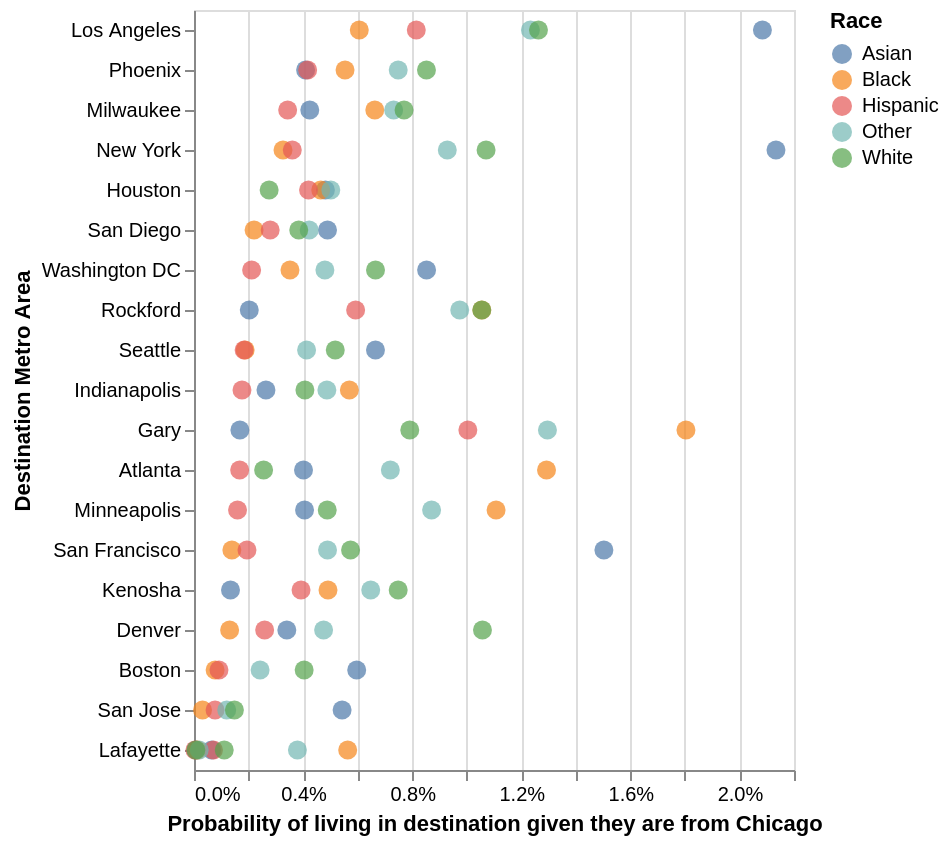

The notebook cell this image was saved under:
### Code cell
#alt.themes.enable('dark')

chi_out = race[(race["o_cz_name"] == "Chicago") & (race["d_cz_name"] != "Chicago")]
top = (chi_out.sort_values("pr_d_o", ascending=False)
          .groupby("pool").head(8)["d_cz_name"].unique())

graph = alt.Chart(chi_out[chi_out["d_cz_name"].isin(top)]).mark_circle(size=90).encode(
    x=alt.X("pr_d_o:Q", axis=alt.Axis(format="%"), title = "Probability of living in destination given they are from Chicago"),
    y=alt.Y("d_cz_name:N", sort="-x", title = "Destination Metro Area"),
    color=alt.Color("pool:N").title("Race"),
)

#graph.save('graphs/graph4.png')
graph

### Figure 1 — Vega-Lite specification as saved in the notebook (floating-point values rounded to 4 significant figures)
{"usermeta": {"embedOptions": {"theme": "dark"}}, "config": {"view": {"continuousWidth": 300, "continuousHeight": 300}}, "data": {"name": "data-b35f2d9054716aeb726061132b23a878"}, "mark": {"type": "circle", "size": 90}, "encoding": {"color": {"field": "pool", "title": "Race", "type": "nominal"}, "x": {"axis": {"format": "%"}, "field": "pr_d_o", "title": "Probability of living in destination given they are from Chicago", "type": "quantitative"}, "y": {"field": "d_cz_name", "sort": "-x", "title": "Destination Metro Area", "type": "nominal"}}, "$schema": "https://vega.github.io/schema/vega-lite/v6.4.1.json", "datasets": {"data-b35f2d9054716aeb726061132b23a878": [{"o_cz": 24300, "o_cz_name": "Chicago", "o_state_name": "Illinois", "d_cz": 35001, "d_cz_name": "Phoenix", "d_state_name": "Arizona", "n": 107, "n_tot_o": 26149, "n_tot_d": 6311, "pool": "Asian", "pr_d_o": 0.004092, "pr_o_d": 0.01695}, {"o_cz": 24300, "o_cz_name": "Chicago", "o_state_name": "Illinois", "d_cz": 24000, "d_cz_name": "Kenosha", "d_state_name": "Wisconsin", "n": 35, "n_tot_o": 26149, "n_tot_d": 387, "pool": "Asian", "pr_d_o": 0.001339, "pr_o_d": 0.09044}, {"o_cz": 24300, "o_cz_name": "Chicago", "o_state_name": "Illinois", "d_cz": 21501, "d_cz_name": "Minneapolis", "d_state_name": "Minnesota", "n": 106, "n_tot_o": 26149, "n_tot_d": 14402, "pool": "Asian", "pr_d_o": 0.004054, "pr_o_d": 0.00736}, {"o_cz": 24300, "o_cz_name": "Chicago", "o_state_name": "Illinois", "d_cz": 14500, "d_cz_name": "Lafayette", "d_state_name": "Indiana", "n": 17, "n_tot_o": 26149, "n_tot_d": 238, "pool": "Asian", "pr_d_o": 0.0006501, "pr_o_d": 0.07143}, {"o_cz": 24300, "o_cz_name": "Chicago", "o_state_name": "Illinois", "d_cz": 24100, "d_cz_name": "Milwaukee", "d_state_name": "Wisconsin", "n": 111, "n_tot_o": 26149, "n_tot_d": 3192, "pool": "Asian", "pr_d_o": 0.004245, "pr_o_d": 0.03477}, {"o_cz": 24300, "o_cz_name": "Chicago", "o_state_name": "Illinois", "d_cz": 11304, "d_cz_name": "Washington DC", "d_state_name": "DC", "n": 223, "n_tot_o": 26149, "n_tot_d": 22869, "pool": "Asian", "pr_d_o": 0.008528, "pr_o_d": 0.009751}, {"o_cz": 24300, "o_cz_name": "Chicago", "o_state_name": "Illinois", "d_cz": 24400, "d_cz_name": "Rockford", "d_state_name": "Illinois", "n": 53, "n_tot_o": 26149, "n_tot_d": 484, "pool": "Asian", "pr_d_o": 0.002027, "pr_o_d": 0.1095}, {"o_cz": 24300, "o_cz_name": "Chicago", "o_state_name": "Illinois", "d_cz": 9100, "d_cz_name": "Atlanta", "d_state_name": "Georgia", "n": 105, "n_tot_o": 26149, "n_tot_d": 9684, "pool": "Asian", "pr_d_o": 0.004015, "pr_o_d": 0.01084}, {"o_cz": 24300, "o_cz_name": "Chicago", "o_state_name": "Illinois", "d_cz": 20500, "d_cz_name": "Boston", "d_state_name": "Massachusetts", "n": 156, "n_tot_o": 26149, "n_tot_d": 17786, "pool": "Asian", "pr_d_o": 0.005966, "pr_o_d": 0.008771}, {"o_cz": 24300, "o_cz_name": "Chicago", "o_state_name": "Illinois", "d_cz": 32000, "d_cz_name": "Houston", "d_state_name": "Texas", "n": 126, "n_tot_o": 26149, "n_tot_d": 17920, "pool": "Asian", "pr_d_o": 0.004818, "pr_o_d": 0.007031}, {"o_cz": 24300, "o_cz_name": "Chicago", "o_state_name": "Illinois", "d_cz": 19400, "d_cz_name": "New York", "d_state_name": "New York", "n": 558, "n_tot_o": 26149, "n_tot_d": 57763, "pool": "Asian", "pr_d_o": 0.02134, "pr_o_d": 0.00966}, {"o_cz": 24300, "o_cz_name": "Chicago", "o_state_name": "Illinois", "d_cz": 39400, "d_cz_name": "Seattle", "d_state_name": "Washington", "n": 174, "n_tot_o": 26149, "n_tot_d": 23068, "pool": "Asian", "pr_d_o": 0.006654, "pr_o_d": 0.007543}, {"o_cz": 24300, "o_cz_name": "Chicago", "o_state_name": "Illinois", "d_cz": 14200, "d_cz_name": "Indianapolis", "d_state_name": "Indiana", "n": 69, "n_tot_o": 26149, "n_tot_d": 1525, "pool": "Asian", "pr_d_o": 0.002639, "pr_o_d": 0.04525}, {"o_cz": 24300, "o_cz_name": "Chicago", "o_state_name": "Illinois", "d_cz": 14900, "d_cz_name": "Gary", "d_state_name": "Indiana", "n": 44, "n_tot_o": 26149, "n_tot_d": 346, "pool": "Asian", "pr_d_o": 0.001683, "pr_o_d": 0.1272}, {"o_cz": 24300, "o_cz_name": "Chicago", "o_state_name": "Illinois", "d_cz": 28900, "d_cz_name": "Denver", "d_state_name": "Colorado", "n": 89, "n_tot_o": 26149, "n_tot_d": 6089, "pool": "Asian", "pr_d_o": 0.003404, "pr_o_d": 0.01462}, {"o_cz": 24300, "o_cz_name": "Chicago", "o_state_name": "Illinois", "d_cz": 37500, "d_cz_name": "San Jose", "d_state_name": "California", "n": 142, "n_tot_o": 26149, "n_tot_d": 29220, "pool": "Asian", "pr_d_o": 0.00543, "pr_o_d": 0.00486}, {"o_cz": 24300, "o_cz_name": "Chicago", "o_state_name": "Illinois", "d_cz": 38000, "d_cz_name": "San Diego", "d_state_name": "California", "n": 128, "n_tot_o": 26149, "n_tot_d": 20201, "pool": "Asian", "pr_d_o": 0.004895, "pr_o_d": 0.006336}, {"o_cz": 24300, "o_cz_name": "Chicago", "o_state_name": "Illinois", "d_cz": 3800, "d_cz_name": "Lafayette", "d_state_name": "Louisiana", "n": 2, "n_tot_o": 26149, "n_tot_d": 484, "pool": "Asian", "pr_d_o": 7.65e-05, "pr_o_d": 0.004132}, {"o_cz": 24300, "o_cz_name": "Chicago", "o_state_name": "Illinois", "d_cz": 37800, "d_cz_name": "San Francisco", "d_state_name": "California", "n": 393, "n_tot_o": 26149, "n_tot_d": 64229, "pool": "Asian", "pr_d_o": 0.01503, "pr_o_d": 0.006119}, {"o_cz": 24300, "o_cz_name": "Chicago", "o_state_name": "Illinois", "d_cz": 38300, "d_cz_name": "Los Angeles", "d_state_name": "California", "n": 545, "n_tot_o": 26149, "n_tot_d": 121718, "pool": "Asian", "pr_d_o": 0.02084, "pr_o_d": 0.004478}, {"o_cz": 24300, "o_cz_name": "Chicago", "o_state_name": "Illinois", "d_cz": 3800, "d_cz_name": "Lafayette", "d_state_name": "Louisiana", "n": 24, "n_tot_o": 195196, "n_tot_d": 21114, "pool": "Black", "pr_d_o": 0.000123, "pr_o_d": 0.001137}, {"o_cz": 24300, "o_cz_name": "Chicago", "o_state_name": "Illinois", "d_cz": 24000, "d_cz_name": "Kenosha", "d_state_name": "Wisconsin", "n": 959, "n_tot_o": 195196, "n_tot_d": 5461, "pool": "Black", "pr_d_o": 0.004913, "pr_o_d": 0.1756}, {"o_cz": 24300, "o_cz_name": "Chicago", "o_state_name": "Illinois", "d_cz": 37500, "d_cz_name": "San Jose", "d_state_name": "California", "n": 61, "n_tot_o": 195196, "n_tot_d": 5531, "pool": "Black", "pr_d_o": 0.0003125, "pr_o_d": 0.01103}, {"o_cz": 24300, "o_cz_name": "Chicago", "o_state_name": "Illinois", "d_cz": 24100, "d_cz_name": "Milwaukee", "d_state_name": "Wisconsin", "n": 1294, "n_tot_o": 195196, "n_tot_d": 33313, "pool": "Black", "pr_d_o": 0.006629, "pr_o_d": 0.03884}, {"o_cz": 24300, "o_cz_name": "Chicago", "o_state_name": "Illinois", "d_cz": 20500, "d_cz_name": "Boston", "d_state_name": "Massachusetts", "n": 151, "n_tot_o": 195196, "n_tot_d": 31484, "pool": "Black", "pr_d_o": 0.0007736, "pr_o_d": 0.004796}, {"o_cz": 24300, "o_cz_name": "Chicago", "o_state_name": "Illinois", "d_cz": 21501, "d_cz_name": "Minneapolis", "d_state_name": "Minnesota", "n": 2162, "n_tot_o": 195196, "n_tot_d": 23895, "pool": "Black", "pr_d_o": 0.01108, "pr_o_d": 0.09048}, {"o_cz": 24300, "o_cz_name": "Chicago", "o_state_name": "Illinois", "d_cz": 38000, "d_cz_name": "San Diego", "d_state_name": "California", "n": 430, "n_tot_o": 195196, "n_tot_d": 19900, "pool": "Black", "pr_d_o": 0.002203, "pr_o_d": 0.02161}, {"o_cz": 24300, "o_cz_name": "Chicago", "o_state_name": "Illinois", "d_cz": 14900, "d_cz_name": "Gary", "d_state_name": "Indiana", "n": 3521, "n_tot_o": 195196, "n_tot_d": 12889, "pool": "Black", "pr_d_o": 0.01804, "pr_o_d": 0.2732}, {"o_cz": 24300, "o_cz_name": "Chicago", "o_state_name": "Illinois", "d_cz": 35001, "d_cz_name": "Phoenix", "d_state_name": "Arizona", "n": 1081, "n_tot_o": 195196, "n_tot_d": 28290, "pool": "Black", "pr_d_o": 0.005538, "pr_o_d": 0.03821}, {"o_cz": 24300, "o_cz_name": "Chicago", "o_state_name": "Illinois", "d_cz": 19400, "d_cz_name": "New York", "d_state_name": "New York", "n": 637, "n_tot_o": 195196, "n_tot_d": 205834, "pool": "Black", "pr_d_o": 0.003263, "pr_o_d": 0.003095}, {"o_cz": 24300, "o_cz_name": "Chicago", "o_state_name": "Illinois", "d_cz": 9100, "d_cz_name": "Atlanta", "d_state_name": "Georgia", "n": 2523, "n_tot_o": 195196, "n_tot_d": 205751, "pool": "Black", "pr_d_o": 0.01293, "pr_o_d": 0.01226}, {"o_cz": 24300, "o_cz_name": "Chicago", "o_state_name": "Illinois", "d_cz": 37800, "d_cz_name": "San Francisco", "d_state_name": "California", "n": 271, "n_tot_o": 195196, "n_tot_d": 45033, "pool": "Black", "pr_d_o": 0.001388, "pr_o_d": 0.006018}, {"o_cz": 24300, "o_cz_name": "Chicago", "o_state_name": "Illinois", "d_cz": 14500, "d_cz_name": "Lafayette", "d_state_name": "Indiana", "n": 1100, "n_tot_o": 195196, "n_tot_d": 2892, "pool": "Black", "pr_d_o": 0.005635, "pr_o_d": 0.3804}, {"o_cz": 24300, "o_cz_name": "Chicago", "o_state_name": "Illinois", "d_cz": 28900, "d_cz_name": "Denver", "d_state_name": "Colorado", "n": 255, "n_tot_o": 195196, "n_tot_d": 16483, "pool": "Black", "pr_d_o": 0.001306, "pr_o_d": 0.01547}, {"o_cz": 24300, "o_cz_name": "Chicago", "o_state_name": "Illinois", "d_cz": 14200, "d_cz_name": "Indianapolis", "d_state_name": "Indiana", "n": 1112, "n_tot_o": 195196, "n_tot_d": 36352, "pool": "Black", "pr_d_o": 0.005697, "pr_o_d": 0.03059}, {"o_cz": 24300, "o_cz_name": "Chicago", "o_state_name": "Illinois", "d_cz": 24400, "d_cz_name": "Rockford", "d_state_name": "Illinois", "n": 2060, "n_tot_o": 195196, "n_tot_d": 7095, "pool": "Black", "pr_d_o": 0.01055, "pr_o_d": 0.2903}, {"o_cz": 24300, "o_cz_name": "Chicago", "o_state_name": "Illinois", "d_cz": 38300, "d_cz_name": "Los Angeles", "d_state_name": "California", "n": 1183, "n_tot_o": 195196, "n_tot_d": 141537, "pool": "Black", "pr_d_o": 0.006061, "pr_o_d": 0.008358}, {"o_cz": 24300, "o_cz_name": "Chicago", "o_state_name": "Illinois", "d_cz": 11304, "d_cz_name": "Washington DC", "d_state_name": "DC", "n": 687, "n_tot_o": 195196, "n_tot_d": 147972, "pool": "Black", "pr_d_o": 0.00352, "pr_o_d": 0.004643}, {"o_cz": 24300, "o_cz_name": "Chicago", "o_state_name": "Illinois", "d_cz": 39400, "d_cz_name": "Seattle", "d_state_name": "Washington", "n": 366, "n_tot_o": 195196, "n_tot_d": 23933, "pool": "Black", "pr_d_o": 0.001875, "pr_o_d": 0.01529}, {"o_cz": 24300, "o_cz_name": "Chicago", "o_state_name": "Illinois", "d_cz": 32000, "d_cz_name": "Houston", "d_state_name": "Texas", "n": 907, "n_tot_o": 195196, "n_tot_d": 128404, "pool": "Black", "pr_d_o": 0.004647, "pr_o_d": 0.007064}, {"o_cz": 24300, "o_cz_name": "Chicago", "o_state_name": "Illinois", "d_cz": 24100, "d_cz_name": "Milwaukee", "d_state_name": "Wisconsin", "n": 525, "n_tot_o": 152872, "n_tot_d": 13628, "pool": "Hispanic", "pr_d_o": 0.003434, "pr_o_d": 0.03852}, {"o_cz": 24300, "o_cz_name": "Chicago", "o_state_name": "Illinois", "d_cz": 14200, "d_cz_name": "Indianapolis", "d_state_name": "Indiana", "n": 269, "n_tot_o": 152872, "n_tot_d": 6811, "pool": "Hispanic", "pr_d_o": 0.00176, "pr_o_d": 0.03949}, {"o_cz": 24300, "o_cz_name": "Chicago", "o_state_name": "Illinois", "d_cz": 35001, "d_cz_name": "Phoenix", "d_state_name": "Arizona", "n": 637, "n_tot_o": 152872, "n_tot_d": 119622, "pool": "Hispanic", "pr_d_o": 0.004167, "pr_o_d": 0.005325}, {"o_cz": 24300, "o_cz_name": "Chicago", "o_state_name": "Illinois", "d_cz": 20500, "d_cz_name": "Boston", "d_state_name": "Massachusetts", "n": 140, "n_tot_o": 152872, "n_tot_d": 43018, "pool": "Hispanic", "pr_d_o": 0.0009158, "pr_o_d": 0.003255}, {"o_cz": 24300, "o_cz_name": "Chicago", "o_state_name": "Illinois", "d_cz": 39400, "d_cz_name": "Seattle", "d_state_name": "Washington", "n": 281, "n_tot_o": 152872, "n_tot_d": 37831, "pool": "Hispanic", "pr_d_o": 0.001838, "pr_o_d": 0.007428}, {"o_cz": 24300, "o_cz_name": "Chicago", "o_state_name": "Illinois", "d_cz": 21501, "d_cz_name": "Minneapolis", "d_state_name": "Minnesota", "n": 244, "n_tot_o": 152872, "n_tot_d": 12707, "pool": "Hispanic", "pr_d_o": 0.001596, "pr_o_d": 0.0192}, {"o_cz": 24300, "o_cz_name": "Chicago", "o_state_name": "Illinois", "d_cz": 24400, "d_cz_name": "Rockford", "d_state_name": "Illinois", "n": 906, "n_tot_o": 152872, "n_tot_d": 5470, "pool": "Hispanic", "pr_d_o": 0.005927, "pr_o_d": 0.1656}, {"o_cz": 24300, "o_cz_name": "Chicago", "o_state_name": "Illinois", "d_cz": 11304, "d_cz_name": "Washington DC", "d_state_name": "DC", "n": 323, "n_tot_o": 152872, "n_tot_d": 45555, "pool": "Hispanic", "pr_d_o": 0.002113, "pr_o_d": 0.00709}, {"o_cz": 24300, "o_cz_name": "Chicago", "o_state_name": "Illinois", "d_cz": 28900, "d_cz_name": "Denver", "d_state_name": "Colorado", "n": 396, "n_tot_o": 152872, "n_tot_d": 59788, "pool": "Hispanic", "pr_d_o": 0.00259, "pr_o_d": 0.006623}, {"o_cz": 24300, "o_cz_name": "Chicago", "o_state_name": "Illinois", "d_cz": 9100, "d_cz_name": "Atlanta", "d_state_name": "Georgia", "n": 256, "n_tot_o": 152872, "n_tot_d": 25896, "pool": "Hispanic", "pr_d_o": 0.001675, "pr_o_d": 0.009886}, {"o_cz": 24300, "o_cz_name": "Chicago", "o_state_name": "Illinois", "d_cz": 14500, "d_cz_name": "Lafayette", "d_state_name": "Indiana", "n": 109, "n_tot_o": 152872, "n_tot_d": 1794, "pool": "Hispanic", "pr_d_o": 0.000713, "pr_o_d": 0.06076}, {"o_cz": 24300, "o_cz_name": "Chicago", "o_state_name": "Illinois", "d_cz": 38000, "d_cz_name": "San Diego", "d_state_name": "California", "n": 427, "n_tot_o": 152872, "n_tot_d": 104028, "pool": "Hispanic", "pr_d_o": 0.002793, "pr_o_d": 0.004105}, {"o_cz": 24300, "o_cz_name": "Chicago", "o_state_name": "Illinois", "d_cz": 38300, "d_cz_name": "Los Angeles", "d_state_name": "California", "n": 1246, "n_tot_o": 152872, "n_tot_d": 762952, "pool": "Hispanic", "pr_d_o": 0.008151, "pr_o_d": 0.001633}, {"o_cz": 24300, "o_cz_name": "Chicago", "o_state_name": "Illinois", "d_cz": 14900, "d_cz_name": "Gary", "d_state_name": "Indiana", "n": 1535, "n_tot_o": 152872, "n_tot_d": 9696, "pool": "Hispanic", "pr_d_o": 0.01004, "pr_o_d": 0.1583}, {"o_cz": 24300, "o_cz_name": "Chicago", "o_state_name": "Illinois", "d_cz": 24000, "d_cz_name": "Kenosha", "d_state_name": "Wisconsin", "n": 600, "n_tot_o": 152872, "n_tot_d": 5427, "pool": "Hispanic", "pr_d_o": 0.003925, "pr_o_d": 0.1106}, {"o_cz": 24300, "o_cz_name": "Chicago", "o_state_name": "Illinois", "d_cz": 19400, "d_cz_name": "New York", "d_state_name": "New York", "n": 551, "n_tot_o": 152872, "n_tot_d": 225086, "pool": "Hispanic", "pr_d_o": 0.003604, "pr_o_d": 0.002448}, {"o_cz": 24300, "o_cz_name": "Chicago", "o_state_name": "Illinois", "d_cz": 32000, "d_cz_name": "Houston", "d_state_name": "Texas", "n": 642, "n_tot_o": 152872, "n_tot_d": 165123, "pool": "Hispanic", "pr_d_o": 0.0042, "pr_o_d": 0.003888}, {"o_cz": 24300, "o_cz_name": "Chicago", "o_state_name": "Illinois", "d_cz": 3800, "d_cz_name": "Lafayette", "d_state_name": "Louisiana", "n": 5, "n_tot_o": 152872, "n_tot_d": 1303, "pool": "Hispanic", "pr_d_o": 3.27e-05, "pr_o_d": 0.003837}, {"o_cz": 24300, "o_cz_name": "Chicago", "o_state_name": "Illinois", "d_cz": 37800, "d_cz_name": "San Francisco", "d_state_name": "California", "n": 297, "n_tot_o": 152872, "n_tot_d": 91756, "pool": "Hispanic", "pr_d_o": 0.001943, "pr_o_d": 0.003237}, {"o_cz": 24300, "o_cz_name": "Chicago", "o_state_name": "Illinois", "d_cz": 37500, "d_cz_name": "San Jose", "d_state_name": "California", "n": 118, "n_tot_o": 152872, "n_tot_d": 67802, "pool": "Hispanic", "pr_d_o": 0.0007719, "pr_o_d": 0.00174}, {"o_cz": 24300, "o_cz_name": "Chicago", "o_state_name": "Illinois", "d_cz": 35001, "d_cz_name": "Phoenix", "d_state_name": "Arizona", "n": 312, "n_tot_o": 41668, "n_tot_d": 39351, "pool": "Other", "pr_d_o": 0.007488, "pr_o_d": 0.007929}, {"o_cz": 24300, "o_cz_name": "Chicago", "o_state_name": "Illinois", "d_cz": 14200, "d_cz_name": "Indianapolis", "d_state_name": "Indiana", "n": 203, "n_tot_o": 41668, "n_tot_d": 9200, "pool": "Other", "pr_d_o": 0.004872, "pr_o_d": 0.02207}, {"o_cz": 24300, "o_cz_name": "Chicago", "o_state_name": "Illinois", "d_cz": 24000, "d_cz_name": "Kenosha", "d_state_name": "Wisconsin", "n": 270, "n_tot_o": 41668, "n_tot_d": 2546, "pool": "Other", "pr_d_o": 0.00648, "pr_o_d": 0.106}, {"o_cz": 24300, "o_cz_name": "Chicago", "o_state_name": "Illinois", "d_cz": 38300, "d_cz_name": "Los Angeles", "d_state_name": "California", "n": 514, "n_tot_o": 41668, "n_tot_d": 113257, "pool": "Other", "pr_d_o": 0.01234, "pr_o_d": 0.004538}, {"o_cz": 24300, "o_cz_name": "Chicago", "o_state_name": "Illinois", "d_cz": 20500, "d_cz_name": "Boston", "d_state_name": "Massachusetts", "n": 101, "n_tot_o": 41668, "n_tot_d": 23338, "pool": "Other", "pr_d_o": 0.002424, "pr_o_d": 0.004328}, {"o_cz": 24300, "o_cz_name": "Chicago", "o_state_name": "Illinois", "d_cz": 11304, "d_cz_name": "Washington DC", "d_state_name": "DC", "n": 200, "n_tot_o": 41668, "n_tot_d": 30455, "pool": "Other", "pr_d_o": 0.0048, "pr_o_d": 0.006567}, {"o_cz": 24300, "o_cz_name": "Chicago", "o_state_name": "Illinois", "d_cz": 14900, "d_cz_name": "Gary", "d_state_name": "Indiana", "n": 540, "n_tot_o": 41668, "n_tot_d": 2669, "pool": "Other", "pr_d_o": 0.01296, "pr_o_d": 0.2023}, {"o_cz": 24300, "o_cz_name": "Chicago", "o_state_name": "Illinois", "d_cz": 9100, "d_cz_name": "Atlanta", "d_state_name": "Georgia", "n": 300, "n_tot_o": 41668, "n_tot_d": 28136, "pool": "Other", "pr_d_o": 0.0072, "pr_o_d": 0.01066}, {"o_cz": 24300, "o_cz_name": "Chicago", "o_state_name": "Illinois", "d_cz": 19400, "d_cz_name": "New York", "d_state_name": "New York", "n": 387, "n_tot_o": 41668, "n_tot_d": 63383, "pool": "Other", "pr_d_o": 0.009288, "pr_o_d": 0.006106}, {"o_cz": 24300, "o_cz_name": "Chicago", "o_state_name": "Illinois", "d_cz": 39400, "d_cz_name": "Seattle", "d_state_name": "Washington", "n": 172, "n_tot_o": 41668, "n_tot_d": 47867, "pool": "Other", "pr_d_o": 0.004128, "pr_o_d": 0.003593}, {"o_cz": 24300, "o_cz_name": "Chicago", "o_state_name": "Illinois", "d_cz": 24400, "d_cz_name": "Rockford", "d_state_name": "Illinois", "n": 406, "n_tot_o": 41668, "n_tot_d": 2390, "pool": "Other", "pr_d_o": 0.009744, "pr_o_d": 0.1699}, {"o_cz": 24300, "o_cz_name": "Chicago", "o_state_name": "Illinois", "d_cz": 24100, "d_cz_name": "Milwaukee", "d_state_name": "Wisconsin", "n": 305, "n_tot_o": 41668, "n_tot_d": 7983, "pool": "Other", "pr_d_o": 0.00732, "pr_o_d": 0.03821}, {"o_cz": 24300, "o_cz_name": "Chicago", "o_state_name": "Illinois", "d_cz": 28900, "d_cz_name": "Denver", "d_state_name": "Colorado", "n": 198, "n_tot_o": 41668, "n_tot_d": 18456, "pool": "Other", "pr_d_o": 0.004752, "pr_o_d": 0.01073}, {"o_cz": 24300, "o_cz_name": "Chicago", "o_state_name": "Illinois", "d_cz": 37800, "d_cz_name": "San Francisco", "d_state_name": "California", "n": 204, "n_tot_o": 41668, "n_tot_d": 43996, "pool": "Other", "pr_d_o": 0.004896, "pr_o_d": 0.004637}, {"o_cz": 24300, "o_cz_name": "Chicago", "o_state_name": "Illinois", "d_cz": 14500, "d_cz_name": "Lafayette", "d_state_name": "Indiana", "n": 158, "n_tot_o": 41668, "n_tot_d": 1402, "pool": "Other", "pr_d_o": 0.003792, "pr_o_d": 0.1127}, {"o_cz": 24300, "o_cz_name": "Chicago", "o_state_name": "Illinois", "d_cz": 38000, "d_cz_name": "San Diego", "d_state_name": "California", "n": 176, "n_tot_o": 41668, "n_tot_d": 32267, "pool": "Other", "pr_d_o": 0.004224, "pr_o_d": 0.005455}, {"o_cz": 24300, "o_cz_name": "Chicago", "o_state_name": "Illinois", "d_cz": 21501, "d_cz_name": "Minneapolis", "d_state_name": "Minnesota", "n": 363, "n_tot_o": 41668, "n_tot_d": 17107, "pool": "Other", "pr_d_o": 0.008712, "pr_o_d": 0.02122}, {"o_cz": 24300, "o_cz_name": "Chicago", "o_state_name": "Illinois", "d_cz": 3800, "d_cz_name": "Lafayette", "d_state_name": "Louisiana", "n": 8, "n_tot_o": 41668, "n_tot_d": 2983, "pool": "Other", "pr_d_o": 0.000192, "pr_o_d": 0.002682}, {"o_cz": 24300, "o_cz_name": "Chicago", "o_state_name": "Illinois", "d_cz": 32000, "d_cz_name": "Houston", "d_state_name": "Texas", "n": 209, "n_tot_o": 41668, "n_tot_d": 28575, "pool": "Other", "pr_d_o": 0.005016, "pr_o_d": 0.007314}, {"o_cz": 24300, "o_cz_name": "Chicago", "o_state_name": "Illinois", "d_cz": 37500, "d_cz_name": "San Jose", "d_state_name": "California", "n": 50, "n_tot_o": 41668, "n_tot_d": 16469, "pool": "Other", "pr_d_o": 0.0012, "pr_o_d": 0.003036}, {"o_cz": 24300, "o_cz_name": "Chicago", "o_state_name": "Illinois", "d_cz": 38000, "d_cz_name": "San Diego", "d_state_name": "California", "n": 1801, "n_tot_o": 468942, "n_tot_d": 165902, "pool": "White", "pr_d_o": 0.003841, "pr_o_d": 0.01086}, {"o_cz": 24300, "o_cz_name": "Chicago", "o_state_name": "Illinois", "d_cz": 24100, "d_cz_name": "Milwaukee", "d_state_name": "Wisconsin", "n": 3612, "n_tot_o": 468942, "n_tot_d": 129823, "pool": "White", "pr_d_o": 0.007702, "pr_o_d": 0.02782}, {"o_cz": 24300, "o_cz_name": "Chicago", "o_state_name": "Illinois", "d_cz": 9100, "d_cz_name": "Atlanta", "d_state_name": "Georgia", "n": 1197, "n_tot_o": 468942, "n_tot_d": 230554, "pool": "White", "pr_d_o": 0.002553, "pr_o_d": 0.005192}, {"o_cz": 24300, "o_cz_name": "Chicago", "o_state_name": "Illinois", "d_cz": 39400, "d_cz_name": "Seattle", "d_state_name": "Washington", "n": 2429, "n_tot_o": 468942, "n_tot_d": 345800, "pool": "White", "pr_d_o": 0.00518, "pr_o_d": 0.007024}, {"o_cz": 24300, "o_cz_name": "Chicago", "o_state_name": "Illinois", "d_cz": 14500, "d_cz_name": "Lafayette", "d_state_name": "Indiana", "n": 520, "n_tot_o": 468942, "n_tot_d": 31567, "pool": "White", "pr_d_o": 0.001109, "pr_o_d": 0.01647}, {"o_cz": 24300, "o_cz_name": "Chicago", "o_state_name": "Illinois", "d_cz": 20500, "d_cz_name": "Boston", "d_state_name": "Massachusetts", "n": 1894, "n_tot_o": 468942, "n_tot_d": 406532, "pool": "White", "pr_d_o": 0.004039, "pr_o_d": 0.004659}, {"o_cz": 24300, "o_cz_name": "Chicago", "o_state_name": "Illinois", "d_cz": 37800, "d_cz_name": "San Francisco", "d_state_name": "California", "n": 2692, "n_tot_o": 468942, "n_tot_d": 215876, "pool": "White", "pr_d_o": 0.005741, "pr_o_d": 0.01247}, {"o_cz": 24300, "o_cz_name": "Chicago", "o_state_name": "Illinois", "d_cz": 37500, "d_cz_name": "San Jose", "d_state_name": "California", "n": 695, "n_tot_o": 468942, "n_tot_d": 83359, "pool": "White", "pr_d_o": 0.001482, "pr_o_d": 0.008337}, {"o_cz": 24300, "o_cz_name": "Chicago", "o_state_name": "Illinois", "d_cz": 38300, "d_cz_name": "Los Angeles", "d_state_name": "California", "n": 5923, "n_tot_o": 468942, "n_tot_d": 573834, "pool": "White", "pr_d_o": 0.01263, "pr_o_d": 0.01032}, {"o_cz": 24300, "o_cz_name": "Chicago", "o_state_name": "Illinois", "d_cz": 24000, "d_cz_name": "Kenosha", "d_state_name": "Wisconsin", "n": 3511, "n_tot_o": 468942, "n_tot_d": 48928, "pool": "White", "pr_d_o": 0.007487, "pr_o_d": 0.07176}, {"o_cz": 24300, "o_cz_name": "Chicago", "o_state_name": "Illinois", "d_cz": 24400, "d_cz_name": "Rockford", "d_state_name": "Illinois", "n": 4948, "n_tot_o": 468942, "n_tot_d": 47763, "pool": "White", "pr_d_o": 0.01055, "pr_o_d": 0.1036}, {"o_cz": 24300, "o_cz_name": "Chicago", "o_state_name": "Illinois", "d_cz": 19400, "d_cz_name": "New York", "d_state_name": "New York", "n": 5022, "n_tot_o": 468942, "n_tot_d": 555131, "pool": "White", "pr_d_o": 0.01071, "pr_o_d": 0.009047}, {"o_cz": 24300, "o_cz_name": "Chicago", "o_state_name": "Illinois", "d_cz": 14900, "d_cz_name": "Gary", "d_state_name": "Indiana", "n": 3710, "n_tot_o": 468942, "n_tot_d": 42950, "pool": "White", "pr_d_o": 0.007911, "pr_o_d": 0.08638}, {"o_cz": 24300, "o_cz_name": "Chicago", "o_state_name": "Illinois", "d_cz": 14200, "d_cz_name": "Indianapolis", "d_state_name": "Indiana", "n": 1907, "n_tot_o": 468942, "n_tot_d": 153818, "pool": "White", "pr_d_o": 0.004067, "pr_o_d": 0.0124}, {"o_cz": 24300, "o_cz_name": "Chicago", "o_state_name": "Illinois", "d_cz": 28900, "d_cz_name": "Denver", "d_state_name": "Colorado", "n": 4960, "n_tot_o": 468942, "n_tot_d": 256956, "pool": "White", "pr_d_o": 0.01058, "pr_o_d": 0.0193}, {"o_cz": 24300, "o_cz_name": "Chicago", "o_state_name": "Illinois", "d_cz": 35001, "d_cz_name": "Phoenix", "d_state_name": "Arizona", "n": 3997, "n_tot_o": 468942, "n_tot_d": 243771, "pool": "White", "pr_d_o": 0.008523, "pr_o_d": 0.0164}, {"o_cz": 24300, "o_cz_name": "Chicago", "o_state_name": "Illinois", "d_cz": 21501, "d_cz_name": "Minneapolis", "d_state_name": "Minnesota", "n": 2291, "n_tot_o": 468942, "n_tot_d": 292815, "pool": "White", "pr_d_o": 0.004886, "pr_o_d": 0.007824}, {"o_cz": 24300, "o_cz_name": "Chicago", "o_state_name": "Illinois", "d_cz": 3800, "d_cz_name": "Lafayette", "d_state_name": "Louisiana", "n": 32, "n_tot_o": 468942, "n_tot_d": 44139, "pool": "White", "pr_d_o": 6.82e-05, "pr_o_d": 0.000725}, {"o_cz": 24300, "o_cz_name": "Chicago", "o_state_name": "Illinois", "d_cz": 32000, "d_cz_name": "Houston", "d_state_name": "Texas", "n": 1292, "n_tot_o": 468942, "n_tot_d": 242635, "pool": "White", "pr_d_o": 0.002755, "pr_o_d": 0.005325}, {"o_cz": 24300, "o_cz_name": "Chicago", "o_state_name": "Illinois", "d_cz": 11304, "d_cz_name": "Washington DC", "d_state_name": "DC", "n": 3121, "n_tot_o": 468942, "n_tot_d": 300764, "pool": "White", "pr_d_o": 0.006655, "pr_o_d": 0.01038}]}}
